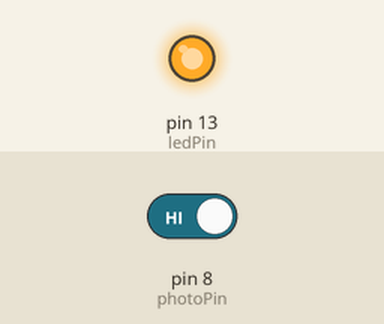
This sketch was run on a simulated Arduino Uno, built with avr-gcc and run on an emulated ATmega328P. On the bench: output pins drawn as LEDs (lit = HIGH). Inputs (shaded band) come from the test bench; at power-on: pin 8 (photoPin) HIGH.

Above: at 1.2 s.
1.3 s: pin 8 (photoPin) driven LOW
At 1.9 s:
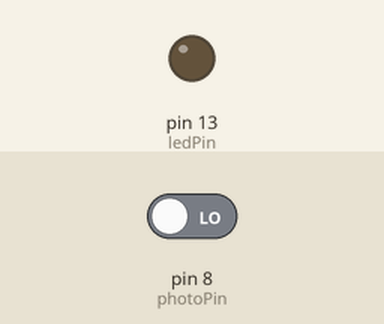
2.8 s: pin 8 (photoPin) driven HIGH
At 4.2 s:
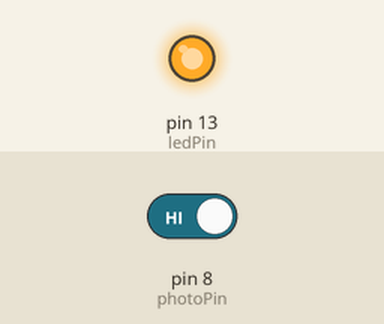
Timing chart, 0 to 5.8 s (numbered marks = the images above; inputs shaded):
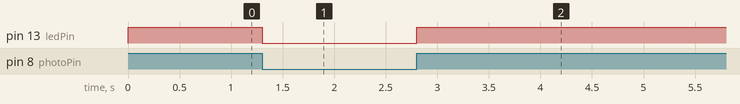

Measured:
- after the input at 1.3 s, pin 13 (ledPin): HIGH → LOW at once
- after the input at 2.8 s, pin 13 (ledPin): LOW → HIGH at once

The sketch:

lab3_cse5410.ino
```cpp
const int photoPin = 8; //the number of the key pin
const int ledPin = 13;//the number of the led pin
/***************************************************/
void setup()
{
pinMode(photoPin,INPUT);
pinMode(ledPin,OUTPUT);//initialize the led pin as output
}
/***************************************************/
void loop()
{
boolean Value=digitalRead(photoPin);

  //if it is blocked, the state is LOW, turn on LED
  if(Value ==LOW )
  {
    digitalWrite(ledPin,LOW);//turn off the led
  }
  else
  {
    digitalWrite(ledPin,HIGH);//turn on the led
  }
}
/******************************************************/
```
